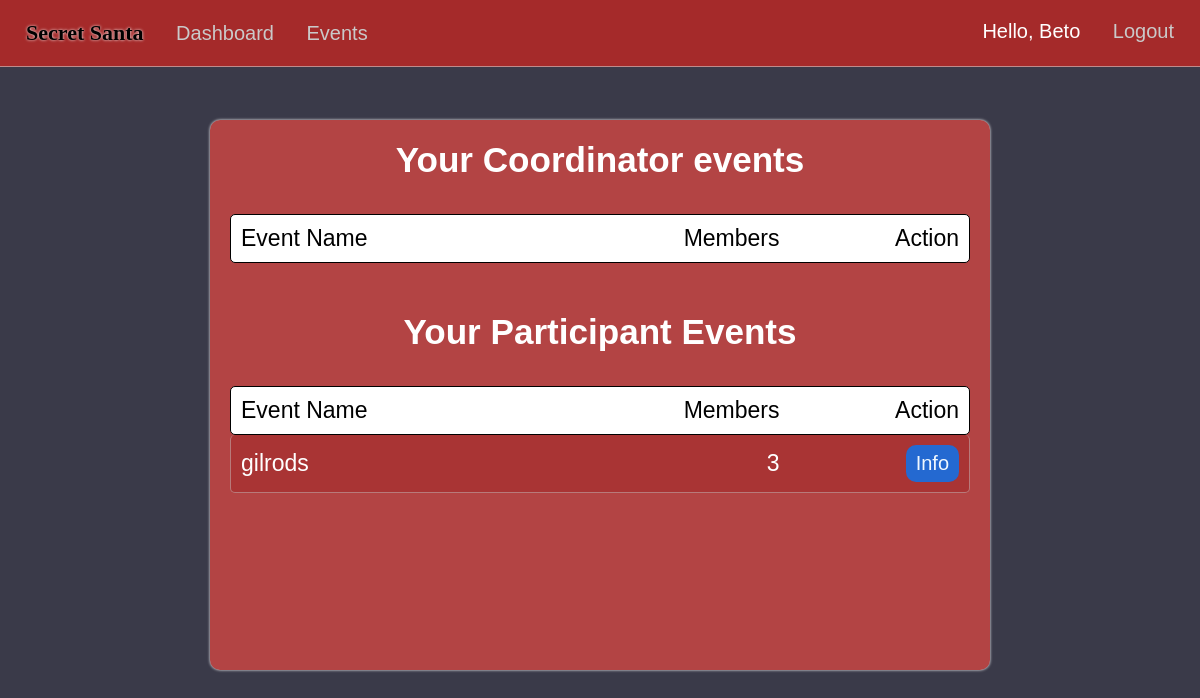
Before: /dashboard (signed in) with the older database file.
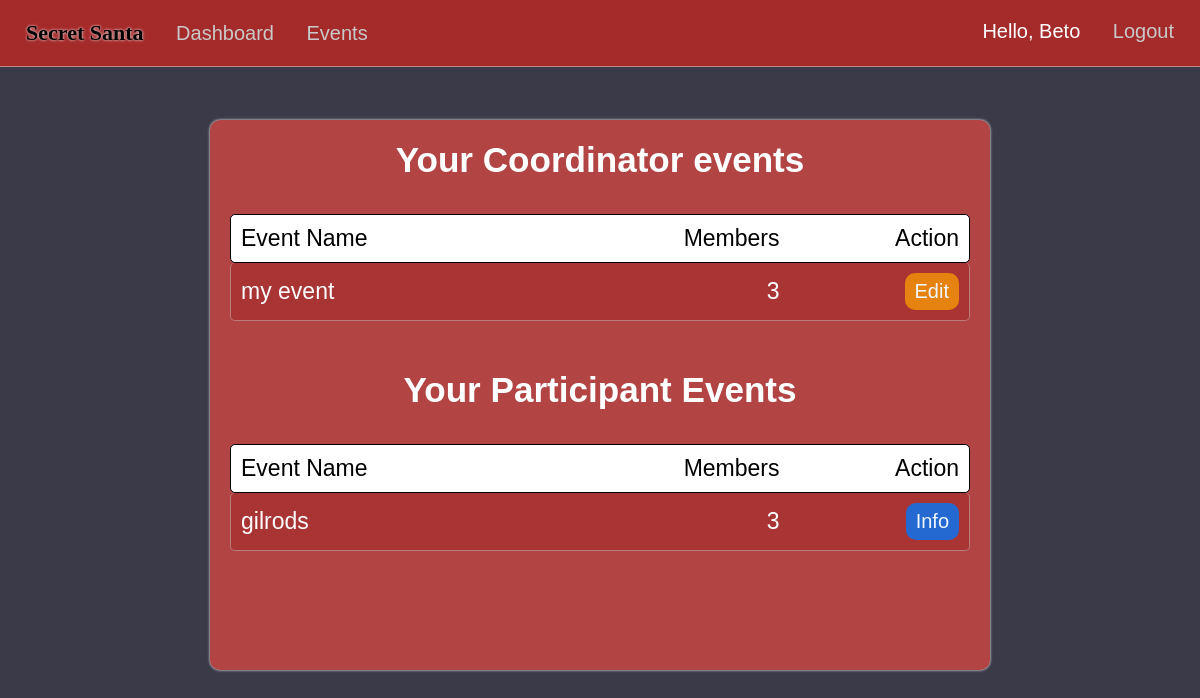
After: the same page with the newer database file.
### market/models.py (models this page shows, shortened)
class EventMembers(db.Model):
    id = db.Column(db.Integer(), primary_key=True)
    event_id = db.Column(db.Integer(), db.ForeignKey('event.event_id'), nullable=False)
    user_id = db.Column(db.Integer(), db.ForeignKey('user.id'), nullable=False)
    status = db.Column(db.String(length=20))
    user = db.relationship('User', backref='event_members', lazy=True)

class Event(db.Model):
    event_id = db.Column(db.Integer(), primary_key=True)
    coordinator_id = db.Column(db.Integer(), db.ForeignKey('user.id'), nullable=False)
    event_name = db.Column(db.String(length=75), nullable=False, unique=True)
    event_date = db.Column(db.Date())
    event_status = db.Column(db.String(length=20))
    members = db.relationship('EventMembers', backref='attended_events', lazy=True)
    fields = db.relationship('EventFields', backref='event_for_field', lazy=True)

### market/routes.py (the view)
@app.route("/dashboard")
@login_required
def dashboard_page():
    user_events=EventMembers.query.filter_by(user_id=current_user.id,status='member').all()
    return render_template('dashboard.html',user_events=user_events)

### market/models.py (called while the page is built)
@login_manager.user_loader
def load_user(user_id):
    return User.query.get(int(user_id))

### market/templates/dashboard.html (shortened to what this page needs)
{% extends 'base.html' %}
{% block style %}
<link rel= "stylesheet" type= "text/css" href= "{{ url_for('static',filename='styles/dashboard.css') }}">
{% endblock %}
{% block content %}
<center>
{% if user_events %}
  <div class="content-container">
  <div class="event-filled">
    <h3>Your Coordinator events</h3><br/>
    <div class="info-titles">
      <div class="event-info-interior">
        <p>Event Name</p>
        <p>Members</p>
      </div>
      <p>Action</p>
    </div>
  {% for event in user_events %}
    {% if event.attended_events.coordinator_id == current_user.id %}
      <div class="event-info">
        <div class="event-info-interior">
        <p>{{ event.attended_events.event_name }}</p>
        {% set count = [] %}
        {% for person in event.attended_events.members%}
          {% if person.status == 'member'%}
            {% set _ = count.append(person) %}
          {% endif %}
        {% endfor %}
        <p>{{count|length}}</p>
        </div>
        <a href="{{ url_for('event_info', event_id=event.event_id) }}"><button class="edit-btn">Edit</button></a>
      </div>
    {% endif %}
  {% endfor %}
  <br/>
  <h3 class="dash-title">Your Participant Events</h3><br/>
  <div class="info-titles">
    <div class="event-info-interior">
      <p>Event Name</p>
      <p>Members</p>
    </div>
    <p>Action</p>
  </div>
  {% for event in user_events %}
  {% if current_user.is_authenticated and event.attended_events.coordinator_id != current_user.id %}
    <div class="event-info">
      <div class="event-info-interior">
      <p>{{event.attended_events.event_name}}</p>
      <p class="members">{{ event.attended_events.members|length }}</p>
      </div>
      <a href="{{ url_for('event_info', event_id=event.event_id) }}"><button class="info-btn">Info</button></a>
    </div>
  {% endif %}
{% endfor %}
  </div>
  </div>
  {% endif%}
</center>
{% endblock %}

Changed rows visible on the page:
added EventMembers: attended_events.event_name "my event", count "3", shown under "Your Coordinator events"
